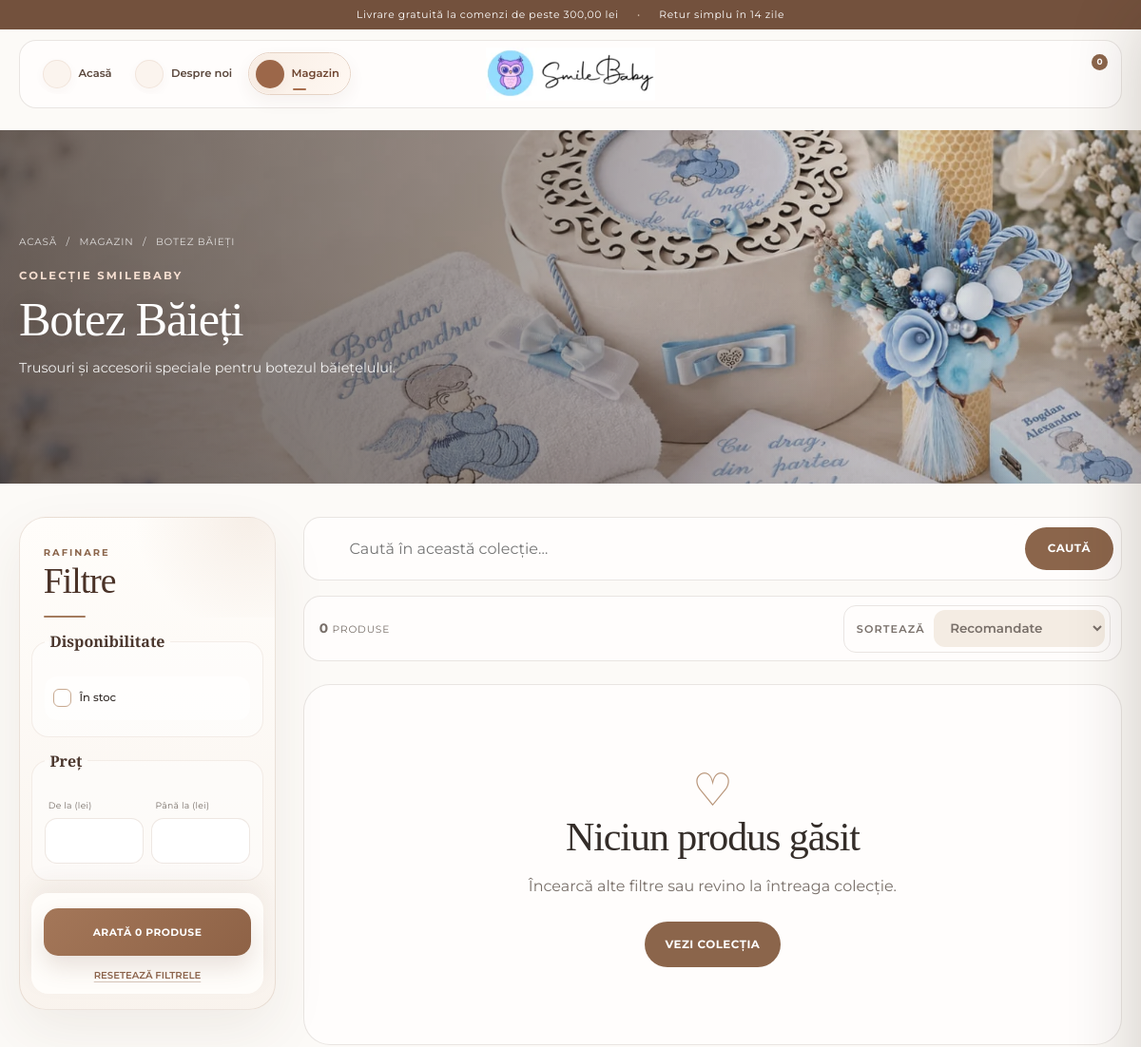
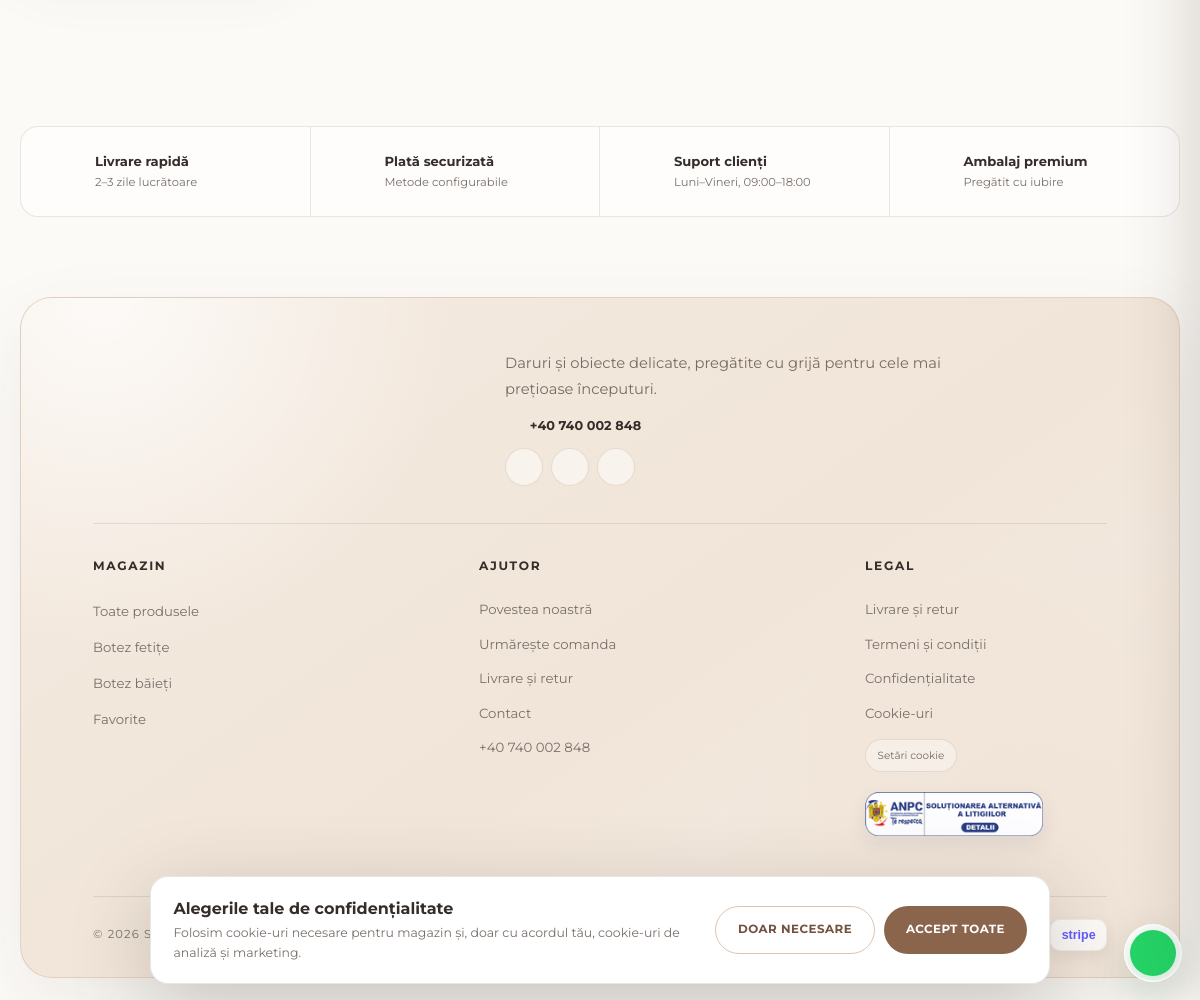
The app's page /categorie/botez-baieti with its own data (2 pictures, top to bottom).
### tables this page shows
CREATE TABLE IF NOT EXISTS categories (
    id BIGINT UNSIGNED AUTO_INCREMENT PRIMARY KEY,
    parent_id BIGINT UNSIGNED NULL,
    name VARCHAR(180) NOT NULL,
    slug VARCHAR(190) NOT NULL UNIQUE,
    short_description TEXT NULL,
    description MEDIUMTEXT NULL,
    image_path VARCHAR(500) NULL,
    status ENUM('active','inactive') NOT NULL DEFAULT 'active',
    show_on_homepage TINYINT(1) NOT NULL DEFAULT 0,
    homepage_order INT NOT NULL DEFAULT 0,
    meta_title VARCHAR(255) NULL,
    meta_description VARCHAR(320) NULL,
    indexable TINYINT(1) NOT NULL DEFAULT 1,
    created_at DATETIME NOT NULL DEFAULT CURRENT_TIMESTAMP,
    updated_at DATETIME NOT NULL DEFAULT CURRENT_TIMESTAMP ON UPDATE CURRENT_TIMESTAMP,
    INDEX idx_categories_parent (parent_id),
    INDEX idx_categories_home (show_on_homepage, homepage_order),
    CONSTRAINT fk_category_parent FOREIGN KEY (parent_id) REFERENCES categories(id) ON DELETE SET NULL
);

### views/layouts/storefront.php (the view, shortened to what the rows shown need)
<!doctype html>
<html lang="ro">
<head>
    <link rel="stylesheet" href="<?= asset('css/app.css') ?>">
    <link rel="stylesheet" href="<?= asset('css/testimonials.css') ?>">
</head>
<body>
<main id="continut"><?= $content ?></main>
<footer class="site-footer">
    <div class="shell footer-grid">
        <div class="footer-column"><h2>Magazin</h2></div>
        <div class="footer-column"><h2>Ajutor</h2></div>
        <div class="footer-column footer-legal"><h2>Legal</h2></div>
    </div>
</footer>
</body>
</html>

### views/storefront/category.php (shortened to what the rows shown need)
<header class="category-showcase">
    <div class="category-showcase-copy shell">
        <nav class="breadcrumb"><a href="/">Acasă</a><span>/</span><a href="/magazin">Magazin</a><span>/</span><span><?= e($category['name']) ?></span></nav>
        <span class="eyebrow">COLECȚIE SMILEBABY</span>
        <h1><?= e($category['name']) ?></h1>
        <p><?= e($category['short_description'] ?: $category['description']) ?></p>
    </div>
</header>
<div class="shop-layout category-shop shell">
    <aside class="filters category-filters" data-filters>
        <div class="filter-title"><div><span class="eyebrow">RAFINARE</span><h2>Filtre</h2></div><button type="button" aria-label="Închide filtrele" data-filter-close><?= icon('close') ?></button></div>
    </aside>
    <section class="shop-results category-results">
        <?php if (!$products): ?><div class="empty-state"><h2>Niciun produs găsit</h2></div><?php endif ?>
    </section>
</div>

### records on screen
categories: name "BOTEZ BĂIEȚI", name "Botez Băieți", short_description "Trusouri și accesorii speciale pentru botezul băiețelului."

### other values on screen
$announcementShipping "Livrare gratuită la comenzi de peste 300,00 lei"
$cartCount "0"
$total "0"
setting('estimated_delivery_text', '2–3 zile lucrătoare') "2–3 zile lucrătoare"
$sitePhone "+40 740 002 848"
